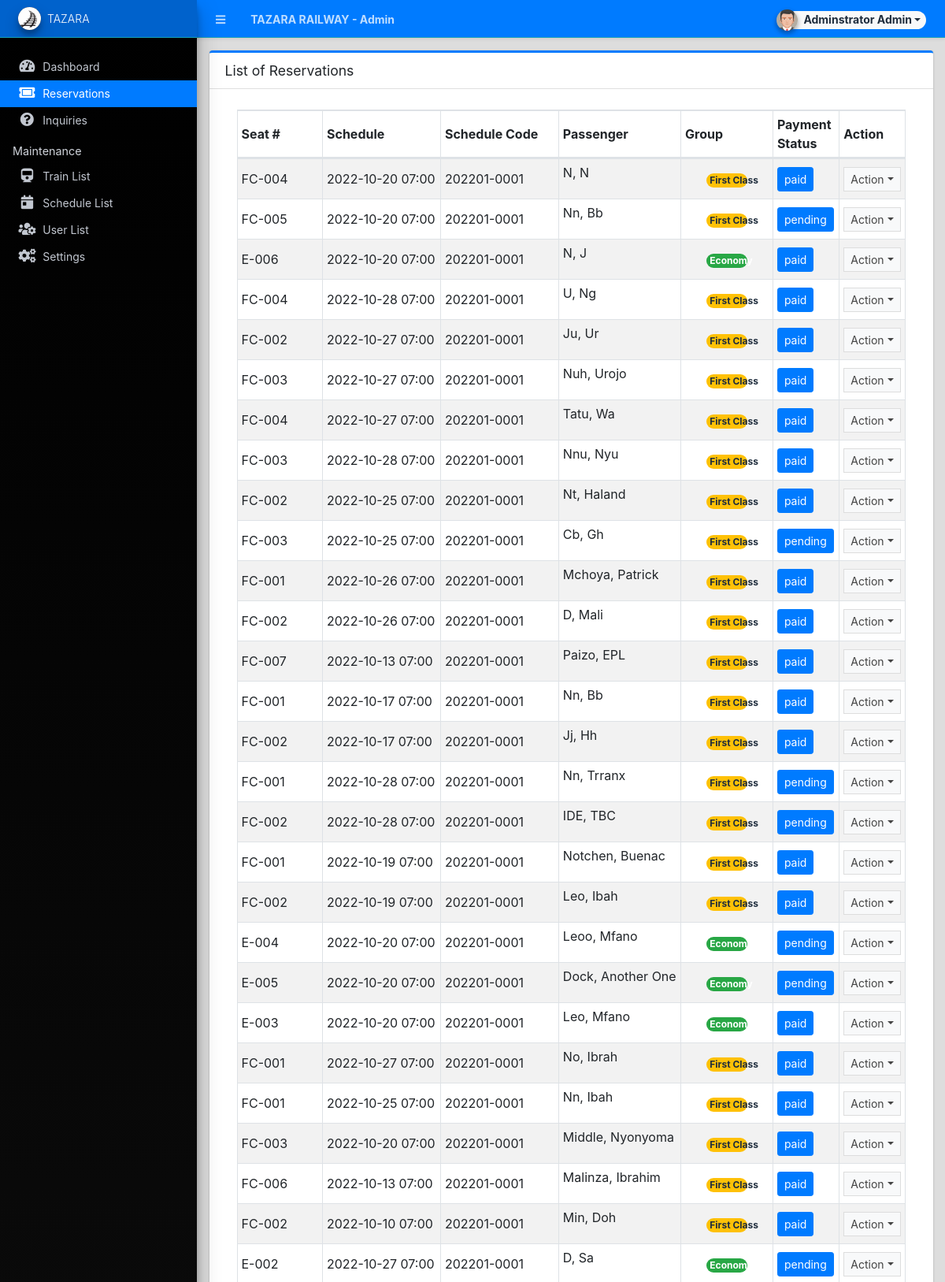
The app's page /admin/?page=reservations (signed in, upper part) with its own data.
### tables this page shows
CREATE TABLE `reservation_list` (
  `id` int(30) NOT NULL,
  `seat_num` varchar(50) NOT NULL,
  `schedule_id` int(30) NOT NULL,
  `schedule` datetime NOT NULL,
  `firstname` text NOT NULL,
  `middlename` text NOT NULL,
  `lastname` text NOT NULL,
  `seat_type` tinyint(1) NOT NULL DEFAULT 1 COMMENT '1=First Class, 2 = Economy',
  `fare_amount` float NOT NULL DEFAULT 0,
  `payment_status` varchar(10) NOT NULL DEFAULT 'pending',
  `date_created` datetime NOT NULL DEFAULT current_timestamp(),
  `date_updated` datetime DEFAULT NULL ON UPDATE current_timestamp(),
  `token` varchar(255) NOT NULL
);

CREATE TABLE `schedule_list` (
  `id` int(30) NOT NULL,
  `code` varchar(100) NOT NULL,
  `train_id` int(30) NOT NULL,
  `route_from` text NOT NULL,
  `route_to` text NOT NULL,
  `type` tinyint(1) NOT NULL DEFAULT 1 COMMENT '1 = daily, 2= One-Time Schedule',
  `date_schedule` date DEFAULT NULL,
  `time_schedule` time NOT NULL,
  `first_class_fare` float NOT NULL DEFAULT 0,
  `economy_fare` float NOT NULL DEFAULT 0,
  `delete_flag` tinyint(1) NOT NULL DEFAULT 0,
  `date_created` datetime NOT NULL DEFAULT current_timestamp(),
  `date_updated` datetime DEFAULT NULL ON UPDATE current_timestamp(),
  `Payment` varchar(10) NOT NULL,
  `Payment No` int(10) DEFAULT NULL
);

### admin/reservations/index.php (the view, shortened to what this page needs)
<div class="card card-outline card-primary">
	<div class="card-header">
		<h3 class="card-title">List of Reservations</h3>
	</div>
	<div class="card-body">
		<div class="container-fluid">
			<div class="container-fluid">
				<table class="table table-hover table-striped table-bordered">
					<colgroup>
					<col width="15%">
					<col width="20%">
					<col width="20%">
					<col width="20%">
					<col width="15%">
					<col width="10%">
					</colgroup>
					<thead>
						<tr>
							<th>Seat #</th>
							<th>Schedule</th>
							<th>Schedule Code</th>
							<th>Passenger</th>
							<th>Group</th>
							<th>Payment Status</th>
							<th>Action</th>
						</tr>
					</thead>
					<tbody>
						<?php
							$qry = $conn->query("SELECT r.*,s.code as sched_code from `reservation_list` r inner join `schedule_list` s on r.schedule_id = s.id order by unix_timestamp(r.`date_created`) desc ");
							while($row = $qry->fetch_assoc()):
						?>
						<tr>
							<td><?= $row['seat_num'] ?></td>
							<td class=""><?php echo date("Y-m-d H:i",strtotime($row['schedule'])) ?></td>
							<td><?php echo ($row['sched_code']) ?></td>
							<td class=""><p class="truncate-1"><?php echo ucwords($row['lastname'].', '.$row['firstname'].' '.$row['middlename']) ?></p></td>
							<td class="text-center">
								<?php
									switch ($row['seat_type']){
										case 1:
											echo '<span class="rounded-pill badge badge-warning col-6">First Class</span>';
											break;
										case 2:
											echo '<span class="rounded-pill badge badge-success col-6">Economy</span>';
											break;
									}
								?>
							</td>
							<td class="">
								<button class="btn btn-sm btn-primary"><?php echo $row['payment_status'] ?></button>
							</td>
							<td align="center">
								<button type="button" class="btn btn-flat btn-default btn-sm dropdown-toggle dropdown-icon" data-toggle="dropdown">
								Action
								</button>
							</td>
						</tr>
						<?php endwhile; ?>
					</tbody>
				</table>
			</div>
		</div>
	</div>
</div>

### records on screen
reservation_list: seat_num "FC-004", schedule "2022-10-20 07:00", schedule.code "202201-0001", lastname+firstname+middlename "N, N", seat_type "First Class", payment_status "paid"
reservation_list: seat_num "FC-005", schedule "2022-10-20 07:00", schedule.code "202201-0001", lastname+firstname+middlename "Nn, Bb", seat_type "First Class", payment_status "pending"
reservation_list: seat_num "E-006", schedule "2022-10-20 07:00", schedule.code "202201-0001", lastname+firstname+middlename "N, J", seat_type "Economy", payment_status "paid"
reservation_list: seat_num "FC-004", schedule "2022-10-28 07:00", schedule.code "202201-0001", lastname+firstname+middlename "U, Ng", seat_type "First Class", payment_status "paid"
reservation_list: seat_num "FC-002", schedule "2022-10-27 07:00", schedule.code "202201-0001", lastname+firstname+middlename "Ju, Ur", seat_type "First Class", payment_status "paid"
reservation_list: seat_num "FC-003", schedule "2022-10-27 07:00", schedule.code "202201-0001", lastname+firstname+middlename "Nuh, Urojo", seat_type "First Class", payment_status "paid"
reservation_list: seat_num "FC-004", schedule "2022-10-27 07:00", schedule.code "202201-0001", lastname+firstname+middlename "Tatu, Wa", seat_type "First Class", payment_status "paid"
reservation_list: seat_num "FC-003", schedule "2022-10-28 07:00", schedule.code "202201-0001", lastname+firstname+middlename "Nnu, Nyu", seat_type "First Class", payment_status "paid"
reservation_list: seat_num "FC-002", schedule "2022-10-25 07:00", schedule.code "202201-0001", lastname+firstname+middlename "Nt, Haland", seat_type "First Class", payment_status "paid"
reservation_list: seat_num "FC-003", schedule "2022-10-25 07:00", schedule.code "202201-0001", lastname+firstname+middlename "Cb, Gh", seat_type "First Class", payment_status "pending"
reservation_list: seat_num "FC-001", schedule "2022-10-26 07:00", schedule.code "202201-0001", lastname+firstname+middlename "Mchoya, Patrick", seat_type "First Class", payment_status "paid"
reservation_list: seat_num "FC-002", schedule "2022-10-26 07:00", schedule.code "202201-0001", lastname+firstname+middlename "D, Mali", seat_type "First Class", payment_status "paid"
reservation_list: seat_num "FC-007", schedule "2022-10-13 07:00", schedule.code "202201-0001", lastname+firstname+middlename "Paizo, EPL", seat_type "First Class", payment_status "paid"
reservation_list: seat_num "FC-001", schedule "2022-10-17 07:00", schedule.code "202201-0001", lastname+firstname+middlename "Nn, Bb", seat_type "First Class", payment_status "paid"
reservation_list: seat_num "FC-002", schedule "2022-10-17 07:00", schedule.code "202201-0001", lastname+firstname+middlename "Jj, Hh", seat_type "First Class", payment_status "paid"
reservation_list: seat_num "FC-001", schedule "2022-10-28 07:00", schedule.code "202201-0001", lastname+firstname+middlename "Nn, Trranx", seat_type "First Class", payment_status "pending"
reservation_list: seat_num "FC-002", schedule "2022-10-28 07:00", schedule.code "202201-0001", lastname+firstname+middlename "IDE, TBC", seat_type "First Class", payment_status "pending"
reservation_list: seat_num "FC-001", schedule "2022-10-19 07:00", schedule.code "202201-0001", lastname+firstname+middlename "Notchen, Buenac", seat_type "First Class", payment_status "paid"
reservation_list: seat_num "FC-002", schedule "2022-10-19 07:00", schedule.code "202201-0001", lastname+firstname+middlename "Leo, Ibah", seat_type "First Class", payment_status "paid"
reservation_list: seat_num "E-004", schedule "2022-10-20 07:00", schedule.code "202201-0001", lastname+firstname+middlename "Leoo, Mfano", seat_type "Economy", payment_status "pending"
reservation_list: seat_num "E-005", schedule "2022-10-20 07:00", schedule.code "202201-0001", lastname+firstname+middlename "Dock, Another One", seat_type "Economy", payment_status "pending"
reservation_list: seat_num "E-003", schedule "2022-10-20 07:00", schedule.code "202201-0001", lastname+firstname+middlename "Leo, Mfano", seat_type "Economy", payment_status "paid"
reservation_list: seat_num "FC-001", schedule "2022-10-27 07:00", schedule.code "202201-0001", lastname+firstname+middlename "No, Ibrah", seat_type "First Class", payment_status "paid"
reservation_list: seat_num "FC-001", schedule "2022-10-25 07:00", schedule.code "202201-0001", lastname+firstname+middlename "Nn, Ibah", seat_type "First Class", payment_status "paid"
reservation_list: seat_num "FC-003", schedule "2022-10-20 07:00", schedule.code "202201-0001", lastname+firstname+middlename "Middle, Nyonyoma", seat_type "First Class", payment_status "paid"
reservation_list: seat_num "FC-006", schedule "2022-10-13 07:00", schedule.code "202201-0001", lastname+firstname+middlename "Malinza, Ibrahim", seat_type "First Class", payment_status "paid"
reservation_list: seat_num "FC-002", schedule "2022-10-10 07:00", schedule.code "202201-0001", lastname+firstname+middlename "Min, Doh", seat_type "First Class", payment_status "paid"
reservation_list: seat_num "E-002", schedule "2022-10-27 07:00", schedule.code "202201-0001", lastname+firstname+middlename "D, Sa", seat_type "Economy", payment_status "pending"

### other values on screen
$_settings->info('name') "TAZARA RAILWAY"
$_settings->userdata('firstname').' '.$_settings->userdata('lastname') "Adminstrator Admin"
$_settings->info('short_name') "TAZARA"
